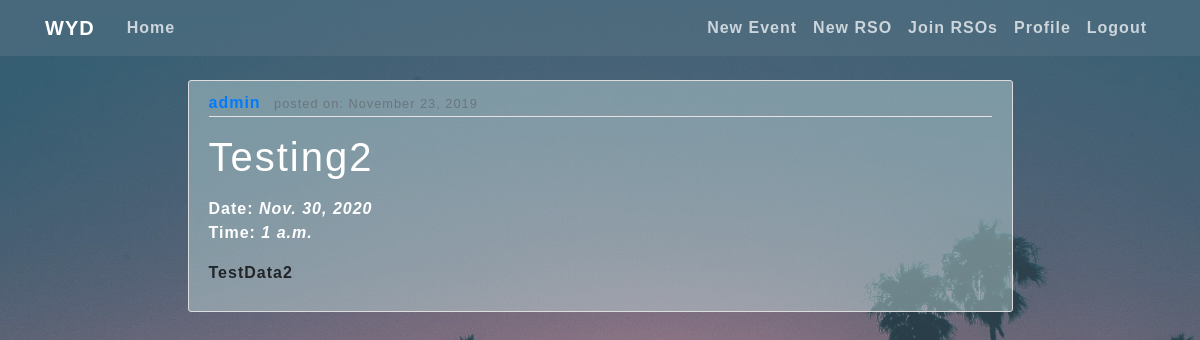
Screenshot of / (signed in) with the database file from the repository.
### event/models.py (models this page shows, shortened)
class Event(models.Model):
    title = models.CharField(max_length=100)
    date = models.DateField()
    time = models.TimeField()
    description = models.TextField()
    host = models.ForeignKey(User, on_delete=models.CASCADE, null=True)
    university = models.ForeignKey(University, on_delete=models.CASCADE)
    public = models.BooleanField(default=False)
    rso = models.ForeignKey(RSO, on_delete=models.CASCADE, null=True, blank=True)
    place = models.ForeignKey(Location, on_delete=models.SET_NULL, null=True)
    coord = models.ForeignKey(Place, on_delete=models.SET_NULL, null=True)
    date_posted = models.DateTimeField(default=timezone.now, null=True)
    approved = models.BooleanField(default=False)

### event/views.py (the view)
# urls.py: path('', EventListView.as_view(), name='event-home'),
class EventListView(LoginRequiredMixin, ListView):
    model = Event
    template_name = 'event/home.html'  # <app>/<model>_<viewtype>.html
    context_object_name = 'Events'
    ordering = ['-date_posted']
    paginate_by = 5
    def get_queryset(self):
        profile = get_object_or_404(Profile, user=self.request.user)
        school = profile.university
        events = Event.objects.none()
        for myRSO in RSO.objects.all().filter(members__pk=self.request.user.pk):
            events = events.union(Event.objects.filter(Q(approved=True) & Q(rso=myRSO)))
        startdate=datetime.date.today()
        enddate=datetime.date.max
        return events.union(
            Event.objects.filter(
                Q(approved=True) & (Q(public=True) |
                Q(university=school) & Q(rso__isnull=True)
                )
            )
        ).intersection(Event.objects.filter(date__range=[startdate, enddate])).order_by('time').order_by('date')

### event/templates/event/home.html (shortened to what this page needs)
{% extends "event/base.html" %}
{% block content %}
    {% for event in Events %}
        <article class="media content-section">
          <div class="media-body">
            <div class="article-metadata">
              <a class="mr-2" href="{% url 'user-events' event.host.username %}">{{ event.host }}</a>
              <small class="text-muted">posted on: {{ event.date_posted|date:"F d, Y" }}</small>
            </div>
            <p>
              <h2 style="display:inline"><a class="article-title" href="{% url 'event-detail' event.id %}">{{ event.title }}</a></h2>
            </p>
            <p>
              <a class="article-content" style="color:white;"> Date: <i>{{ event.date }}</i> </a>
              <br><a class="article-content" style="color:white;"> Time: <i>{{ event.time }}</i> </a>
            </p>
            <p class="article-content">{{ event.description }}</p>
          </div>
        </article>
    {% endfor %}
{% endblock content %}

### event/static/event/main.css (style rules this page uses)
body { background-image: linear-gradient(rgba(95, 120, 138, 0.6), rgba(95, 120, 138, 0.2)), url('../../media/test_background.jpg'); background-repeat: no-repeat; background-size: cover; background-position: center center; background-attachment: fixed; margin-top: 5rem; font-family: helvetica; font-weight: 700; letter-spacing: 1px; }
h1, h2, h3, h4, h5, h6 { color: #444444; font-size: 40px; color: white; }
.content-section { background-color: rgb(210, 238, 235, 0.4); padding: 10px 20px; border: 1px solid #dddddd; border-radius: 3px; margin-bottom: 20px; }
.article-title { color: white; letter-spacing: 2px; }
.article-content { white-space: pre-line; }
.article-metadata { padding-bottom: 1px; margin-bottom: 4px; border-bottom: 1px solid #e3e3e3 }

### rows the page displays
Event: host "admin", date_posted "November 23, 2019", title "Testing2", date "Nov. 30, 2020", time "1 a.m.", description "TestData2"
